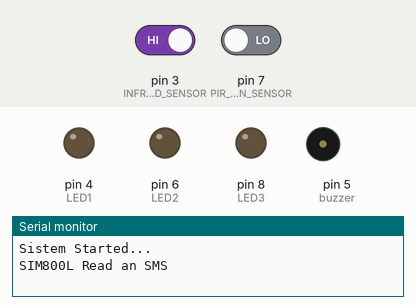
This sketch was run on a simulated Arduino Uno, built with avr-gcc and run on an emulated ATmega328P. Shown: output pins drawn as LEDs (lit = HIGH), buzzer (waves = sounding, pin HIGH), the last lines printed to the serial monitor. The test bench sets the inputs (shaded band); at power-on: pin 3 (INFRARED_SENSOR) HIGH, pin 7 (PIR_MOTION_SENSOR) LOW. The modem accepts every AT command (registered, SIM ready, sends succeed) and sends nothing else.

Above: at 7.2 s.
7.3 s: pin 3 (INFRARED_SENSOR) driven LOW
At 9.1 s:
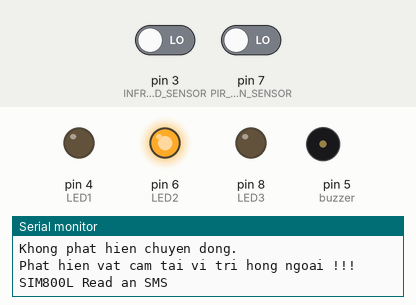
10.0 s: pin 7 (PIR_MOTION_SENSOR) driven HIGH
At 11.9 s:
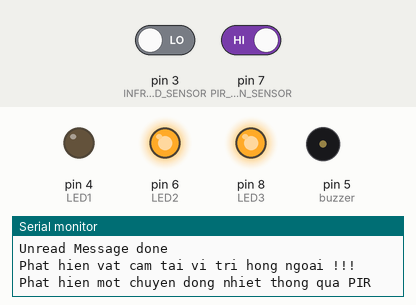
At 17.7 s:
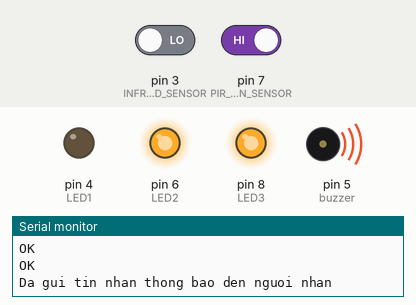
Timing chart, 0 to 23.8 s (numbered marks = the images above; inputs shaded):
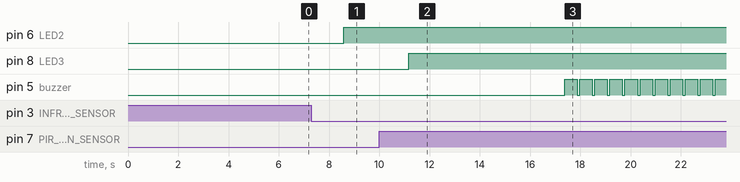

Measured:
- after the input at 7.3 s, pin 6 (LED2): LOW → HIGH after 1.3 s
- after the input at 10.0 s, pin 8 (LED3): LOW → HIGH after 1.2 s; pin 5 (buzzer): alternates HIGH for 0.50 s and LOW for 0.10 s, starting after 7.4 s

The sketch:

CodeFinal.ino
```cpp
//**************** Home security Program - offline ******************************


#define PIR_MOTION_SENSOR 7   // Use pin 2 to receive the signal from the module

#define INFRARED_SENSOR 3


#define LED1 4                // Blue Led for motion detected

#define LED2 6                // Green Led for triggered alarm

#define LED3 8                // Red Led if motion and trigger switch are on


#define buzzer 5              // Buzzer


#include <Wire.h>
#include <SoftwareSerial.h>

SoftwareSerial sim(10, 11);

int tempout_pin = A2;


int _timeout;
String _buffer;


String number = "+84367205630"; //-> so dien thoai nguoi nhan (Chu nha)
String val;


unsigned long previousMillis = 0;

void setup()

{

 Serial.begin(9600);

 while (!Serial);


 while (!Serial);

 Wire.begin();


 pinMode(LED1,OUTPUT);

 pinMode(LED2,OUTPUT);

 pinMode(LED3,OUTPUT);

 pinMode(buzzer, OUTPUT);

 pinMode(PIR_MOTION_SENSOR, INPUT);

 pinMode(INFRARED_SENSOR, INPUT);

 delay(5000); //delay for 5 seconds to make sure the modules get the signal

 _buffer.reserve(50);
 Serial.println("Sistem Started...");
 sim.begin(9600);
 delay(1000);

}

// ********************* Start Loop *****************************************

void loop()

{
   RecieveMessage();  // Doc tin nhan tu so dien thoai gui toi

   Serial.println();


   // ********************** Cảm biến PIR phát hiện chuyển động ***********************


   // ********************* Phat hien dot nhap bat hop phap *******************
      if(isInfrared() & isPIRDetected())                               //if it detects the moving people?

      {

          delay(10);
          digitalWrite(LED3,HIGH);
          int check = 1;
          callNumber();   //Goi dien thoai den nguoi nhan
          delay(500);
          SendMessage();  //Gui tin nhan thong bao den so dien thoai nhan
          delay(500);
          while(check == 1){
            triggerBuzzer(10,500,100);  //Set coi bao dong Bat 0.5s, Tat 0.1s, lap lai 10 lan
            if(sim.available()>0){
                val = sim.readStringUntil('\n');
                Serial.println(val);
                if(val=="Tat\r"){
                  check = 0;
                   digitalWrite(buzzer, LOW);
                    SendMessageFeedback();
                   Serial.println("Da tat bao dong.");
                }

           }

            Serial.println("Phat hien mot xam nhap bat hop phap.");
          }
      }

   else

      { if(isPIRDetected())                               //Neu cam bien PIR phat hien

      {

           digitalWrite(LED1, HIGH);                        // Bat den xanh duong

          delay(500);

      }

   else

      { digitalWrite(LED1, LOW);

      //  trigger = 0;

       delay(500);

      }

      // ********************** Cảm biến hồng ngoại phát hiện chuyển động ***********************

   if(isInfrared())

      {
           digitalWrite(LED2, HIGH);                        // Bat den xanh la

          delay(500);

      }

   else

      { digitalWrite(LED2, LOW);

     //   trigger = 0;

       delay(500);

      }

      }


      delay(10);

}

// **************************  End vòng lặp Loop *****************************


// ************************* Hàm gửi tin nhan thong bao phat hien dot nhap************************
 void SendMessage()
{
  sim.println("AT+CMGF=1");    //Sets the GSM Module in Text Mode
  delay(1000);
  sim.println("AT+CMGS=\"" + number + "\"\r"); //number la so dien thai nguoi nhan da define o tren
  delay(1000);
  String SMS = "Phat hien mot xam nhap bat hop phap !";
  sim.println(SMS);
  delay(100);
  sim.println((char)26);// ASCII code of CTRL+Z
  Serial.println ("Da gui tin nhan thong bao den nguoi nhan");
  delay(1000);
  _buffer = _readSerial();
}


// ************************* Hàm gửi tin nhan thong bao da tat bao dong************************
 void SendMessageFeedback()
{
  //Serial.println ("Sending Message");
  sim.println("AT+CMGF=1");    //Sets the GSM Module in Text Mode
  delay(1000);
//  Serial.println ("Set SMS Number");
  sim.println("AT+CMGS=\"" + number + "\"\r"); //number la so dien thai nguoi nhan da define o tren
  delay(1000);
  String SMS = "Da tat bao dong";
  sim.println(SMS);
  delay(100);
  sim.println((char)26);// ASCII code of CTRL+Z
  Serial.println ("Da gui tin nhan thong bao den nguoi nhan");
  delay(1000);
  _buffer = _readSerial();
}


// ************************* Hàm nhận tin nhan ************************
void RecieveMessage()
{
  Serial.println ("SIM800L Read an SMS");
  delay (1000);
  sim.println("AT+CNMI=2,2,0,0,0"); // AT Command to receive a live SMS
  delay(1000);
  Serial.write ("Unread Message done");
}
String _readSerial() {
  _timeout = 0;
  while  (!sim.available() && _timeout < 12000  )
  {
    delay(13);
    _timeout++;
  }
  if (sim.available()) {
    return sim.readString();
  }
}

// ************************* Hàm goi dien thoai ************************
void callNumber() {
  sim.print (F("ATD"));
  sim.print (number);
  sim.print (F(";\r\n"));
  _buffer = _readSerial();
  Serial.println(_buffer);
}


//***************************************************************

// Ham kiem tra du lieu dau vao cua Hong ngoai

boolean isInfrared()

{

   int sensorValue = digitalRead(INFRARED_SENSOR);

   if(sensorValue == LOW)                           //Neu gia tri sensor Hong ngoai = LOW ?

      {

       Serial.println("Phat hien vat cam tai vi tri hong ngoai !!!");

       return true;                                  //yes,return true

      }

   else

      {

       Serial.println("Khong co vat can tai vi tri hong ngoai");

       return false;                                 //no,return false

      }

}
// Ham kiem tra du lieu dau vao cua PIR

boolean isPIRDetected()

{

   int sensorValue = digitalRead(PIR_MOTION_SENSOR);

   if(sensorValue == HIGH)                           //Neu gia tri sensor = HIGH ?

      {

       Serial.println("Phat hien mot chuyen dong nhiet thong qua PIR");

       return true;                                  //yes,return true

      }

   else

      {

       Serial.println("Khong phat hien chuyen dong.");

       return false;                                 //no,return false

      }

}


//******************** Hàm thiet ke chuong bao dong theo chu ki *******************************8
void triggerBuzzer(int iteration,int delay1,int delay2)

{

     for (int i = 1; i < iteration; i++)

     {

      digitalWrite(buzzer, HIGH);     // Bat coi voi thoi gian delay 1

      delay(delay1);

      digitalWrite(buzzer, LOW);      // Tat coi voi thoi gian delay 2

      delay(delay2);

     }

}

//*****************************************************************
```
